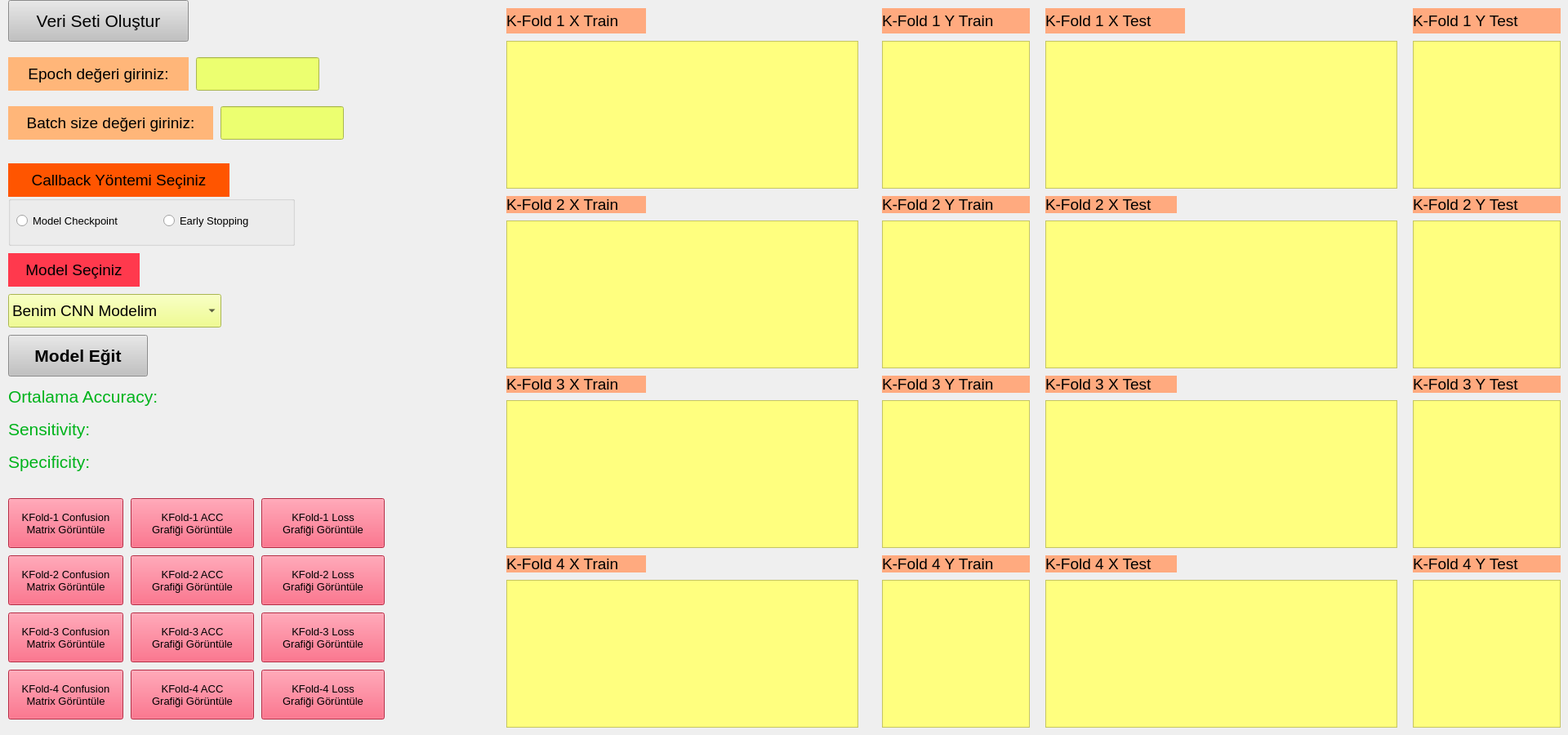
    <widget class="QWidget" name="tab_3">
     <attribute name="title">
      <string>K-Fold Model Eğitimi</string>
     </attribute>
     <widget class="QLabel" name="lblSpeKFold">
      <property name="geometry">
       <rect>
        <x>10</x>
        <y>550</y>
        <width>421</width>
        <height>31</height>
       </rect>
      </property>
      <property name="font">
       <font>
        <pointsize>16</pointsize>
       </font>
      </property>
      <property name="styleSheet">
       <string notr="true">color:rgb(0, 179, 27)</string>
      </property>
      <property name="text">
       <string>Specificity: </string>
      </property>
     </widget>
     <widget class="QLabel" name="lblACCKFold">
      <property name="geometry">
       <rect>
        <x>10</x>
        <y>470</y>
        <width>431</width>
        <height>31</height>
       </rect>
      </property>
      <property name="font">
       <font>
        <pointsize>16</pointsize>
       </font>
      </property>
      <property name="styleSheet">
       <string notr="true">color:rgb(0, 179, 27)</string>
      </property>
      <property name="text">
       <string>Ortalama Accuracy:</string>
      </property>
     </widget>
     <widget class="QLabel" name="lblSenKFold">
      <property name="geometry">
       <rect>
        <x>10</x>
        <y>510</y>
        <width>421</width>
        <height>31</height>
       </rect>
      </property>
      <property name="font">
       <font>
        <pointsize>16</pointsize>
       </font>
      </property>
      <property name="styleSheet">
       <string notr="true">color:rgb(0, 179, 27)</string>
      </property>
      <property name="text">
       <string>Sensitivity:</string>
      </property>
     </widget>
     <widget class="QLabel" name="lblVeriSeti_12">
      <property name="geometry">
       <rect>
        <x>620</x>
        <y>10</y>
        <width>171</width>
        <height>31</height>
       </rect>
      </property>
      <property name="font">
       <font>
        <pointsize>14</pointsize>
       </font>
      </property>
      <property name="styleSheet">
       <string notr="true">background-color:rgb(255, 170, 127)</string>
      </property>
      <property name="text">
       <string>K-Fold 1 X Train</string>
      </property>
     </widget>
     <widget class="QLabel" name="lblVeriSeti_13">
      <property name="geometry">
       <rect>
        <x>1080</x>
        <y>10</y>
        <width>181</width>
        <height>31</height>
       </rect>
      </property>
      <property name="font">
       <font>
        <pointsize>14</pointsize>
       </font>
      </property>
      <property name="styleSheet">
       <string notr="true">background-color:rgb(255, 170, 127)</string>
      </property>
      <property name="text">
       <string>K-Fold 1 Y Train</string>
      </property>
     </widget>
     <widget class="QTableWidget" name="tblKFold1XTrain">
      <property name="geometry">
       <rect>
        <x>620</x>
        <y>50</y>
        <width>431</width>
        <height>181</height>
       </rect>
      </property>
      <property name="styleSheet">
       <string notr="true">background-color:rgb(255, 255, 127);</string>
      </property>
     </widget>
     <widget class="QTableWidget" name="tblKFold1YTrain">
      <property name="geometry">
       <rect>
        <x>1080</x>
        <y>50</y>
        <width>181</width>
        <height>181</height>
       </rect>
      </property>
      <property name="styleSheet">
       <string notr="true">background-color:rgb(255, 255, 127);</string>
      </property>
     </widget>
     <widget class="QLabel" name="lblVeriSeti_14">
      <property name="geometry">
       <rect>
        <x>620</x>
        <y>240</y>
        <width>171</width>
        <height>21</height>
       </rect>
      </property>
      <property name="font">
       <font>
        <pointsize>14</pointsize>
       </font>
      </property>
      <property name="styleSheet">
       <string notr="true">background-color:rgb(255, 170, 127)</string>
      </property>
      <property name="text">
       <string>K-Fold 2 X Train</string>
      </property>
     </widget>
     <widget class="QLabel" name="lblVeriSeti_15">
      <property name="geometry">
       <rect>
        <x>1080</x>
        <y>240</y>
        <width>181</width>
        <height>21</height>
       </rect>
      </property>
      <property name="font">
       <font>
        <pointsize>14</pointsize>
       </font>
      </property>
      <property name="styleSheet">
       <string notr="true">background-color:rgb(255, 170, 127)</string>
      </property>
      <property name="text">
       <string>K-Fold 2 Y Train</string>
      </property>
     </widget>
     <widget class="QTableWidget" name="tblKFold2XTrain">
      <property name="geometry">
       <rect>
        <x>620</x>
        <y>270</y>
        <width>431</width>
        <height>181</height>
       </rect>
      </property>
      <property name="styleSheet">
       <string notr="true">background-color:rgb(255, 255, 127);</string>
      </property>
     </widget>
     <widget class="QTableWidget" name="tblKFold2YTrain">
      <property name="geometry">
       <rect>
        <x>1080</x>
        <y>270</y>
        <width>181</width>
        <height>181</height>
       </rect>
      </property>
      <property name="styleSheet">
       <string notr="true">background-color:rgb(255, 255, 127);</string>
      </property>
     </widget>
     <widget class="QLabel" name="lblVeriSeti_20">
      <property name="geometry">
       <rect>
        <x>1280</x>
        <y>10</y>
        <width>171</width>
        <height>31</height>
       </rect>
      </property>
      <property name="font">
       <font>
        <pointsize>14</pointsize>
       </font>
      </property>
      <property name="styleSheet">
       <string notr="true">background-color:rgb(255, 170, 127)</string>
      </property>
      <property name="text">
       <string>K-Fold 1 X Test</string>
      </property>
     </widget>
     <widget class="QLabel" name="lblVeriSeti_21">
      <property name="geometry">
       <rect>
        <x>1730</x>
        <y>10</y>
        <width>181</width>
        <height>31</height>
       </rect>
      </property>
      <property name="font">
       <font>
        <pointsize>14</pointsize>
       </font>
      </property>
      <property name="styleSheet">
       <string notr="true">background-color:rgb(255, 170, 127)</string>
      </property>
      <property name="text">
       <string>K-Fold 1 Y Test</string>
      </property>
     </widget>
     <widget class="QTableWidget" name="tblKFold1XTest">
      <property name="geometry">
       <rect>
        <x>1280</x>
        <y>50</y>
        <width>431</width>
        <height>181</height>
       </rect>
      </property>
      <property name="styleSheet">
       <string notr="true">background-color:rgb(255, 255, 127);</string>
      </property>
     </widget>
     <widget class="QTableWidget" name="tblKFold1YTest">
      <property name="geometry">
       <rect>
        <x>1730</x>
        <y>50</y>
        <width>181</width>
        <height>181</height>
       </rect>
      </property>
      <property name="styleSheet">
       <string notr="true">background-color:rgb(255, 255, 127);</string>
      </property>
     </widget>
     <widget class="QPushButton" name="btnModelEgitKFold">
      <property name="geometry">
       <rect>
        <x>10</x>
        <y>410</y>
        <width>171</width>
        <height>51</height>
       </rect>
      </property>
      <property name="font">
       <font>
        <pointsize>16</pointsize>
        <weight>75</weight>
        <bold>true</bold>
       </font>
      </property>
      <property name="styleSheet">
       <string notr="true">background-color:rgb(193, 193, 193)</string>
      </property>
      <property name="text">
       <string>Model Eğit</string>
      </property>
     </widget>
     <widget class="QTableWidget" name="tblKFold2XTest">
      <property name="geometry">
       <rect>
        <x>1280</x>
        <y>270</y>
        <width>431</width>
        <height>181</height>
       </rect>
      </property>
      <property name="styleSheet">
       <string notr="true">background-color:rgb(255, 255, 127);</string>
      </property>
     </widget>
     <widget class="QTableWidget" name="tblKFold2YTest">
      <property name="geometry">
       <rect>
        <x>1730</x>
        <y>270</y>
        <width>181</width>
        <height>181</height>
       </rect>
      </property>
      <property name="styleSheet">
       <string notr="true">background-color:rgb(255, 255, 127);</string>
      </property>
     </widget>
     <widget class="QLabel" name="lblVeriSeti_22">
      <property name="geometry">
       <rect>
        <x>1280</x>
        <y>240</y>
        <width>161</width>
        <height>21</height>
       </rect>
      </property>
      <property name="font">
       <font>
        <pointsize>14</pointsize>
       </font>
      </property>
      <property name="styleSheet">
       <string notr="true">background-color:rgb(255, 170, 127)</string>
      </property>
      <property name="text">
       <string>K-Fold 2 X Test</string>
      </property>
     </widget>
     <widget class="QLabel" name="lblVeriSeti_23">
      <property name="geometry">
       <rect>
        <x>1730</x>
        <y>240</y>
        <width>181</width>
        <height>21</height>
       </rect>
      </property>
      <property name="font">
       <font>
        <pointsize>14</pointsize>
       </font>
      </property>
      <property name="styleSheet">
       <string notr="true">background-color:rgb(255, 170, 127)</string>
      </property>
      <property name="text">
       <string>K-Fold 2 Y Test</string>
      </property>
     </widget>
     <widget class="QLabel" name="lblVeriSeti_42">
      <property name="geometry">
       <rect>
        <x>1280</x>
        <y>460</y>
        <width>161</width>
        <height>21</height>
       </rect>
      </property>
      <property name="font">
       <font>
        <pointsize>14</pointsize>
       </font>
      </property>
      <property name="styleSheet">
       <string notr="true">background-color:rgb(255, 170, 127)</string>
      </property>
      <property name="text">
       <string>K-Fold 3 X Test</string>
      </property>
     </widget>
     <widget class="QTableWidget" name="tblKFold3YTest">
      <property name="geometry">
       <rect>
        <x>1730</x>
        <y>490</y>
        <width>181</width>
        <height>181</height>
       </rect>
      </property>
      <property name="styleSheet">
       <string notr="true">background-color:rgb(255, 255, 127);</string>
      </property>
     </widget>
     <widget class="QTableWidget" name="tblKFold3XTest">
      <property name="geometry">
       <rect>
        <x>1280</x>
        <y>490</y>
        <width>431</width>
        <height>181</height>
       </rect>
      </property>
      <property name="styleSheet">
       <string notr="true">background-color:rgb(255, 255, 127);</string>
      </property>
     </widget>
     <widget class="QLabel" name="lblVeriSeti_40">
      <property name="geometry">
       <rect>
        <x>620</x>
        <y>460</y>
        <width>171</width>
        <height>21</height>
       </rect>
      </property>
      <property name="font">
       <font>
        <pointsize>14</pointsize>
       </font>
      </property>
      <property name="styleSheet">
       <string notr="true">background-color:rgb(255, 170, 127)</string>
      </property>
      <property name="text">
       <string>K-Fold 3 X Train</string>
      </property>
     </widget>
     <widget class="QLabel" name="lblVeriSeti_41">
      <property name="geometry">
       <rect>
        <x>1730</x>
        <y>460</y>
        <width>181</width>
        <height>21</height>
       </rect>
      </property>
      <property name="font">
       <font>
        <pointsize>14</pointsize>
       </font>
      </property>
      <property name="styleSheet">
       <string notr="true">background-color:rgb(255, 170, 127)</string>
      </property>
      <property name="text">
       <string>K-Fold 3 Y Test</string>
      </property>
     </widget>
     <widget class="QTableWidget" name="tblKFold3YTrain">
      <property name="geometry">
       <rect>
        <x>1080</x>
        <y>490</y>
        <width>181</width>
        <height>181</height>
       </rect>
      </property>
      <property name="styleSheet">
       <string notr="true">background-color:rgb(255, 255, 127);</string>
      </property>
     </widget>
     <widget class="QTableWidget" name="tblKFold3XTrain">
      <property name="geometry">
       <rect>
        <x>620</x>
        <y>490</y>
        <width>431</width>
        <height>181</height>
       </rect>
      </property>
      <property name="styleSheet">
       <string notr="true">background-color:rgb(255, 255, 127);</string>
      </property>
     </widget>
     <widget class="QLabel" name="lblVeriSeti_39">
      <property name="geometry">
       <rect>
        <x>1080</x>
        <y>460</y>
        <width>181</width>
        <height>21</height>
       </rect>
      </property>
      <property name="font">
       <font>
        <pointsize>14</pointsize>
       </font>
      </property>
      <property name="styleSheet">
       <string notr="true">background-color:rgb(255, 170, 127)</string>
      </property>
      <property name="text">
       <string>K-Fold 3 Y Train</string>
      </property>
     </widget>
     <widget class="QLabel" name="lblVeriSeti_43">
      <property name="geometry">
       <rect>
        <x>1080</x>
        <y>680</y>
        <width>181</width>
        <height>21</height>
       </rect>
      </property>
      <property name="font">
       <font>
        <pointsize>14</pointsize>
       </font>
      </property>
      <property name="styleSheet">
       <string notr="true">background-color:rgb(255, 170, 127)</string>
      </property>
      <property name="text">
       <string>K-Fold 4 Y Train</string>
      </property>
     </widget>
     <widget class="QTableWidget" name="tblKFold4YTest">
      <property name="geometry">
       <rect>
        <x>1730</x>
        <y>710</y>
        <width>181</width>
        <height>181</height>
       </rect>
      </property>
      <property name="styleSheet">
       <string notr="true">background-color:rgb(255, 255, 127);</string>
      </property>
     </widget>
     <widget class="QTableWidget" name="tblKFold4XTrain">
      <property name="geometry">
       <rect>
        <x>620</x>
        <y>710</y>
        <width>431</width>
        <height>181</height>
       </rect>
      </property>
      <property name="styleSheet">
       <string notr="true">background-color:rgb(255, 255, 127);</string>
      </property>
     </widget>
     <widget class="QLabel" name="lblVeriSeti_44">
      <property name="geometry">
       <rect>
        <x>620</x>
        <y>680</y>
        <width>171</width>
        <height>21</height>
       </rect>
      </property>
      <property name="font">
       <font>
        <pointsize>14</pointsize>
       </font>
      </property>
      <property name="styleSheet">
       <string notr="true">background-color:rgb(255, 170, 127)</string>
      </property>
      <property name="text">
       <string>K-Fold 4 X Train</string>
      </property>
     </widget>
     <widget class="QTableWidget" name="tblKFold4XTest">
      <property name="geometry">
       <rect>
        <x>1280</x>
        <y>710</y>
        <width>431</width>
        <height>181</height>
       </rect>
      </property>
      <property name="styleSheet">
       <string notr="true">background-color:rgb(255, 255, 127);</string>
      </property>
     </widget>
     <widget class="QLabel" name="lblVeriSeti_45">
      <property name="geometry">
       <rect>
        <x>1730</x>
        <y>680</y>
        <width>181</width>
        <height>21</height>
       </rect>
      </property>
      <property name="font">
       <font>
        <pointsize>14</pointsize>
       </font>
      </property>
      <property name="styleSheet">
       <string notr="true">background-color:rgb(255, 170, 127)</string>
      </property>
      <property name="text">
       <string>K-Fold 4 Y Test</string>
      </property>
     </widget>
     <widget class="QTableWidget" name="tblKFold4YTrain">
      <property name="geometry">
       <rect>
        <x>1080</x>
        <y>710</y>
        <width>181</width>
        <height>181</height>
       </rect>
      </property>
      <property name="styleSheet">
       <string notr="true">background-color:rgb(255, 255, 127);</string>
      </property>
     </widget>
     <widget class="QLabel" name="lblVeriSeti_46">
      <property name="geometry">
       <rect>
        <x>1280</x>
        <y>680</y>
        <width>161</width>
        <height>21</height>
       </rect>
      </property>
      <property name="font">
       <font>
        <pointsize>14</pointsize>
       </font>
      </property>
      <property name="styleSheet">
       <string notr="true">background-color:rgb(255, 170, 127)</string>
      </property>
      <property name="text">
       <string>K-Fold 4 X Test</string>
      </property>
     </widget>
     <widget class="QLabel" name="lblFold1">
      <property name="geometry">
       <rect>
        <x>460</x>
        <y>70</y>
        <width>151</width>
        <height>31</height>
       </rect>
      </property>
      <property name="font">
       <font>
        <pointsize>12</pointsize>
       </font>
      </property>
      <property name="styleSheet">
       <string notr="true">color: rgb(65, 159, 112)</string>
      </property>
      <property name="text">
       <string/>
      </property>
     </widget>
     <widget class="QLabel" name="lblFold2">
      <property name="geometry">
       <rect>
        <x>460</x>
        <y>280</y>
        <width>151</width>
        <height>31</height>
       </rect>
      </property>
      <property name="font">
       <font>
        <pointsize>12</pointsize>
       </font>
      </property>
      <property name="styleSheet">
       <string notr="true">color: rgb(65, 159, 112)</string>
      </property>
      <property name="text">
       <string/>
      </property>
     </widget>
     <widget class="QLabel" name="lblFold3">
      <property name="geometry">
       <rect>
        <x>460</x>
        <y>500</y>
        <width>151</width>
        <height>31</height>
       </rect>
      </property>
      <property name="font">
       <font>
        <pointsize>12</pointsize>
       </font>
      </property>
      <property name="styleSheet">
       <string notr="true">color: rgb(65, 159, 112)</string>
      </property>
      <property name="text">
       <string/>
      </property>
     </widget>
     <widget class="QLabel" name="lblFold4">
      <property name="geometry">
       <rect>
        <x>510</x>
        <y>720</y>
        <width>101</width>
        <height>31</height>
       </rect>
      </property>
      <property name="font">
       <font>
        <pointsize>12</pointsize>
       </font>
      </property>
      <property name="styleSheet">
       <string notr="true">color: rgb(65, 159, 112)</string>
      </property>
      <property name="text">
       <string/>
      </property>
     </widget>
     <widget class="QPushButton" name="btnConfusionKFold1">
      <property name="geometry">
       <rect>
        <x>10</x>
        <y>610</y>
        <width>141</width>
        <height>61</height>
       </rect>
      </property>
      <property name="font">
       <font>
        <pointsize>10</pointsize>
        <weight>50</weight>
        <bold>false</bold>
       </font>
      </property>
      <property name="styleSheet">
       <string notr="true">background-color:rgb(255, 57, 93)</string>
      </property>
      <property name="text">
       <string>KFold-1 Confusion 
Matrix Görüntüle</string>
      </property>
     </widget>
     <widget class="QPushButton" name="btnConfusionKFold2">
      <property name="geometry">
       <rect>
        <x>10</x>
        <y>680</y>
        <width>141</width>
        <height>61</height>
       </rect>
      </property>
      <property name="font">
       <font>
        <pointsize>10</pointsize>
       </font>
      </property>
      <property name="styleSheet">
       <string notr="true">background-color:rgb(255, 57, 93)</string>
      </property>
      <property name="text">
       <string>KFold-2 Confusion 
Matrix Görüntüle</string>
      </property>
     </widget>
     <widget class="QPushButton" name="btnConfusionKFold3">
      <property name="geometry">
       <rect>
        <x>10</x>
        <y>750</y>
        <width>141</width>
        <height>61</height>
       </rect>
      </property>
      <property name="font">
       <font>
        <pointsize>10</pointsize>
       </font>
      </property>
      <property name="styleSheet">
       <string notr="true">background-color:rgb(255, 57, 93)</string>
      </property>
      <property name="text">
       <string>KFold-3 Confusion 
Matrix Görüntüle</string>
      </property>
     </widget>
     <widget class="QPushButton" name="btnConfusionKFold4">
      <property name="geometry">
       <rect>
        <x>10</x>
        <y>820</y>
        <width>141</width>
        <height>61</height>
       </rect>
      </property>
      <property name="font">
       <font>
        <pointsize>10</pointsize>
        <weight>50</weight>
        <bold>false</bold>
       </font>
      </property>
      <property name="styleSheet">
       <string notr="true">background-color:rgb(255, 57, 93)</string>
      </property>
      <property name="text">
       <string>KFold-4 Confusion 
Matrix Görüntüle</string>
      </property>
     </widget>
     <widget class="QLabel" name="label_19">
      <property name="geometry">
       <rect>
        <x>10</x>
        <y>70</y>
        <width>221</width>
        <height>41</height>
       </rect>
      </property>
      <property name="font">
       <font>
        <pointsize>14</pointsize>
       </font>
      </property>
      <property name="styleSheet">
       <string notr="true">background-color: rgb(255, 182, 121);</string>
      </property>
      <property name="text">
       <string>Epoch değeri giriniz:</string>
      </property>
      <property name="alignment">
       <set>Qt::AlignCenter</set>
      </property>
     </widget>
     <widget class="QGroupBox" name="groupBox_5">
      <property name="geometry">
       <rect>
        <x>10</x>
        <y>240</y>
        <width>351</width>
        <height>61</height>
       </rect>
      </property>
      <property name="title">
       <string/>
      </property>
      <widget class="QRadioButton" name="rbModelCheckpointKFold">
       <property name="geometry">
        <rect>
         <x>10</x>
         <y>20</y>
         <width>161</width>
         <height>20</height>
        </rect>
       </property>
       <property name="font">
        <font>
         <pointsize>10</pointsize>
        </font>
       </property>
       <property name="text">
        <string>Model Checkpoint</string>
       </property>
      </widget>
      <widget class="QRadioButton" name="rbErkenDurdurmaKFold">
       <property name="geometry">
        <rect>
         <x>190</x>
         <y>20</y>
         <width>131</width>
         <height>20</height>
        </rect>
       </property>
       <property name="font">
        <font>
         <pointsize>10</pointsize>
        </font>
       </property>
       <property name="text">
        <string>Early Stopping</string>
       </property>
      </widget>
     </widget>
     <widget class="QPushButton" name="btnveriSetiKFold">
      <property name="geometry">
       <rect>
        <x>10</x>
        <y>0</y>
        <width>221</width>
        <height>51</height>
       </rect>
      </property>
      <property name="font">
       <font>
        <pointsize>16</pointsize>
       </font>
      </property>
      <property name="styleSheet">
       <string notr="true">background-color:rgb(193, 193, 193)</string>
      </property>
      <property name="text">
       <string>Veri Seti Oluştur</string>
      </property>
     </widget>
     <widget class="QLabel" name="label_20">
      <property name="geometry">
       <rect>
        <x>10</x>
        <y>130</y>
        <width>251</width>
        <height>41</height>
       </rect>
      </property>
      <property name="font">
       <font>
        <pointsize>14</pointsize>
       </font>
      </property>
      <property name="styleSheet">
       <string notr="true">background-color: rgb(255, 182, 121);</string>
      </property>
      <property name="text">
       <string>Batch size değeri giriniz:</string>
      </property>
      <property name="alignment">
       <set>Qt::AlignCenter</set>
      </property>
     </widget>
     <widget class="QLabel" name="label_21">
      <property name="geometry">
       <rect>
        <x>10</x>
        <y>200</y>
        <width>271</width>
        <height>41</height>
       </rect>
      </property>
      <property name="font">
       <font>
        <pointsize>14</pointsize>
       </font>
      </property>
      <property name="styleSheet">
       <string notr="true">background-color: rgb(255, 85, 0);</string>
      </property>
      <property name="text">
       <string>Callback Yöntemi Seçiniz</string>
      </property>
      <property name="alignment">
       <set>Qt::AlignCenter</set>
      </property>
     </widget>
     <widget class="QLineEdit" name="leBatchSizeKFold">
      <property name="geometry">
       <rect>
        <x>270</x>
        <y>130</y>
        <width>151</width>
        <height>41</height>
       </rect>
      </property>
      <property name="font">
       <font>
        <pointsize>12</pointsize>
       </font>
      </property>
      <property name="styleSheet">
       <string notr="true">background-color: rgb(236, 255, 112);la</string>
      </property>
     </widget>
     <widget class="QLineEdit" name="leEpochKFold">
      <property name="geometry">
       <rect>
        <x>240</x>
        <y>70</y>
        <width>151</width>
        <height>41</height>
       </rect>
      </property>
      <property name="font">
       <font>
        <pointsize>12</pointsize>
       </font>
      </property>
      <property name="styleSheet">
       <string notr="true">background-color: rgb(236, 255, 112);la</string>
      </property>
     </widget>
     <widget class="QComboBox" name="cmbModelKFold">
      <property name="geometry">
       <rect>
        <x>10</x>
        <y>360</y>
        <width>261</width>
        <height>41</height>
       </rect>
      </property>
      <property name="font">
       <font>
        <pointsize>14</pointsize>
       </font>
      </property>
      <property name="styleSheet">
       <string notr="true">background-color: rgb(236, 255, 112);</string>
      </property>
      <property name="currentText">
       <string>Benim CNN Modelim</string>
      </property>
      <item>
       <property name="text">
        <string>Benim CNN Modelim</string>
       </property>
      </item>
      <item>
       <property name="text">
        <string>ResNet50</string>
       </property>
      </item>
      <item>
       <property name="text">
        <string>VGG16</string>
       </property>
      </item>
     </widget>
     <widget class="QLabel" name="label_3">
      <property name="geometry">
       <rect>
        <x>10</x>
        <y>310</y>
        <width>161</width>
        <height>41</height>
       </rect>
      </property>
      <property name="font">
       <font>
        <pointsize>14</pointsize>
       </font>
      </property>
      <property name="styleSheet">
       <string notr="true">background-color:rgb(255, 57, 77)</string>
      </property>
      <property name="text">
       <string>Model Seçiniz</string>
      </property>
      <property name="alignment">
       <set>Qt::AlignCenter</set>
      </property>
     </widget>
     <widget class="QPushButton" name="btnACCKFold2">
      <property name="geometry">
       <rect>
        <x>160</x>
        <y>680</y>
        <width>151</width>
        <height>61</height>
       </rect>
      </property>
      <property name="font">
       <font>
        <pointsize>10</pointsize>
        <weight>50</weight>
        <bold>false</bold>
       </font>
      </property>
      <property name="styleSheet">
       <string notr="true">background-color:rgb(255, 57, 93)</string>
      </property>
      <property name="text">
       <string>KFold-2 ACC 
Grafiği Görüntüle</string>
      </property>
     </widget>
     <widget class="QPushButton" name="btnACCKFold4">
      <property name="geometry">
       <rect>
        <x>160</x>
        <y>820</y>
        <width>151</width>
        <height>61</height>
       </rect>
      </property>
      <property name="font">
       <font>
        <pointsize>10</pointsize>
        <weight>50</weight>
        <bold>false</bold>
       </font>
      </property>
      <property name="styleSheet">
       <string notr="true">background-color:rgb(255, 57, 93)</string>
      </property>
      <property name="text">
       <string>KFold-4 ACC 
Grafiği Görüntüle</string>
      </property>
     </widget>
     <widget class="QPushButton" name="btnACCKFold3">
      <property name="geometry">
       <rect>
        <x>160</x>
        <y>750</y>
        <width>151</width>
        <height>61</height>
       </rect>
      </property>
      <property name="font">
       <font>
        <pointsize>10</pointsize>
        <weight>50</weight>
        <bold>false</bold>
       </font>
      </property>
      <property name="styleSheet">
       <string notr="true">background-color:rgb(255, 57, 93)</string>
      </property>
      <property name="text">
       <string>KFold-3 ACC 
Grafiği Görüntüle</string>
      </property>
     </widget>
     <widget class="QPushButton" name="btnACCKFold1">
      <property name="geometry">
       <rect>
        <x>160</x>
        <y>610</y>
        <width>151</width>
        <height>61</height>
       </rect>
      </property>
      <property name="font">
       <font>
        <pointsize>10</pointsize>
        <weight>50</weight>
        <bold>false</bold>
       </font>
      </property>
      <property name="styleSheet">
       <string notr="true">background-color:rgb(255, 57, 93)</string>
      </property>
      <property name="text">
       <string>KFold-1 ACC 
Grafiği Görüntüle</string>
      </property>
     </widget>
     <widget class="QPushButton" name="btnLossKFold1">
      <property name="geometry">
       <rect>
        <x>320</x>
        <y>610</y>
        <width>151</width>
        <height>61</height>
       </rect>
      </property>
      <property name="font">
       <font>
        <pointsize>10</pointsize>
        <weight>50</weight>
        <bold>false</bold>
       </font>
      </property>
      <property name="styleSheet">
       <string notr="true">background-color:rgb(255, 57, 93)</string>
      </property>
      <property name="text">
       <string>KFold-1 Loss 
Grafiği Görüntüle</string>
      </property>
     </widget>
     <widget class="QPushButton" name="btnLossKFold3">
      <property name="geometry">
       <rect>
        <x>320</x>
        <y>750</y>
        <width>151</width>
        <height>61</height>
       </rect>
      </property>
      <property name="font">
       <font>
        <pointsize>10</pointsize>
        <weight>50</weight>
        <bold>false</bold>
       </font>
      </property>
      <property name="styleSheet">
       <string notr="true">background-color:rgb(255, 57, 93)</string>
      </property>
      <property name="text">
       <string>KFold-3 Loss 
Grafiği Görüntüle</string>
      </property>
     </widget>
     <widget class="QPushButton" name="btnLossKFold4">
      <property name="geometry">
       <rect>
        <x>320</x>
        <y>820</y>
        <width>151</width>
        <height>61</height>
       </rect>
      </property>
      <property name="font">
       <font>
        <pointsize>10</pointsize>
        <weight>50</weight>
        <bold>false</bold>
       </font>
      </property>
      <property name="styleSheet">
       <string notr="true">background-color:rgb(255, 57, 93)</string>
      </property>
      <property name="text">
       <string>KFold-4 Loss 
Grafiği Görüntüle</string>
      </property>
     </widget>
     <widget class="QPushButton" name="btnLossKFold2">
      <property name="geometry">
       <rect>
        <x>320</x>
        <y>680</y>
        <width>151</width>
        <height>61</height>
       </rect>
      </property>
      <property name="font">
       <font>
        <pointsize>10</pointsize>
        <weight>50</weight>
        <bold>false</bold>
       </font>
      </property>
      <property name="styleSheet">
       <string notr="true">background-color:rgb(255, 57, 93)</string>
      </property>
      <property name="text">
       <string>KFold-2 Loss 
Grafiği Görüntüle</string>
      </property>
     </widget>
    </widget>
